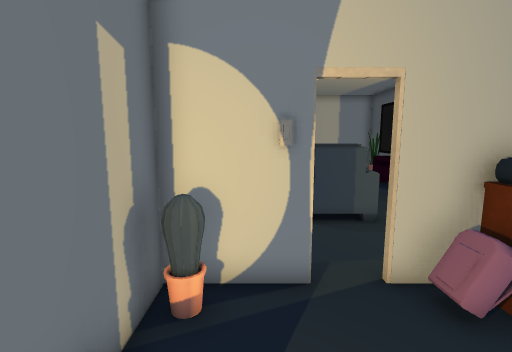
[1] (above)

15 first-person views from a walk through a Unity game level. The camera is 1.5 m above the floor, tilts 8° down and sees 85° across. Doors are open. The floor is counted in squares, 0.5 m on a side. Each view is taken from the middle of a square. On the plan, view 1 faces up. The plan holds only what a view shows up to about 20 squares ahead; the rest is blank. The player character is not drawn. Some surface patterns are stand-ins.

[2]
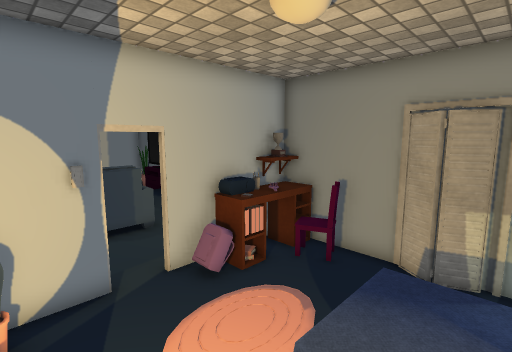

[3]
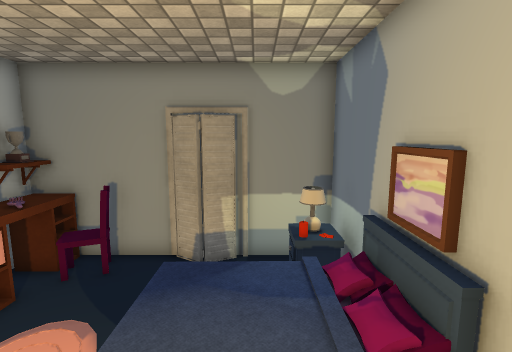

[4]
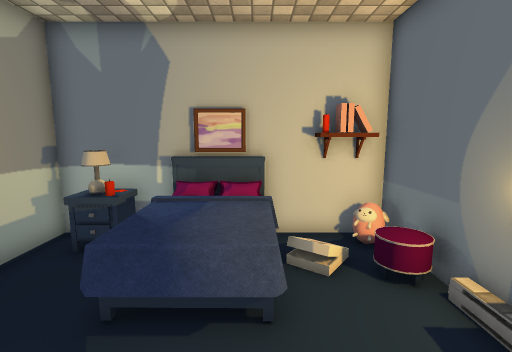

[5]
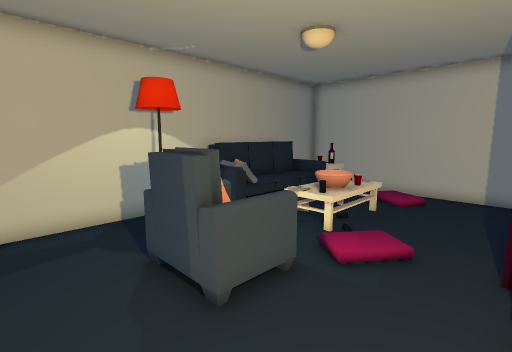

[6]
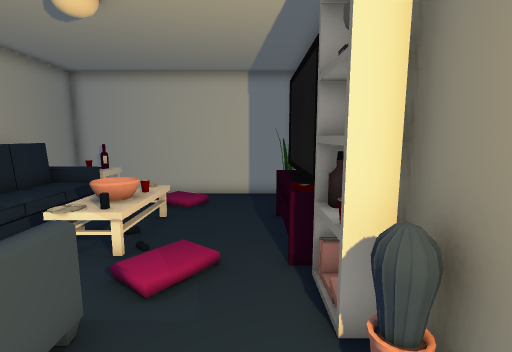

[7]
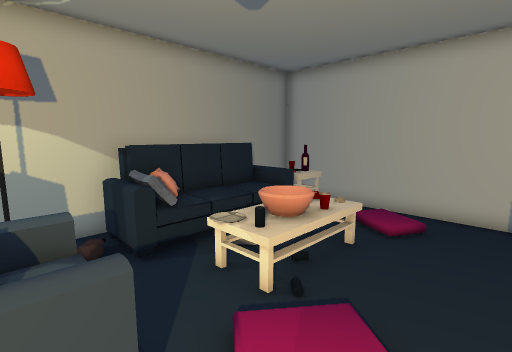

[8]
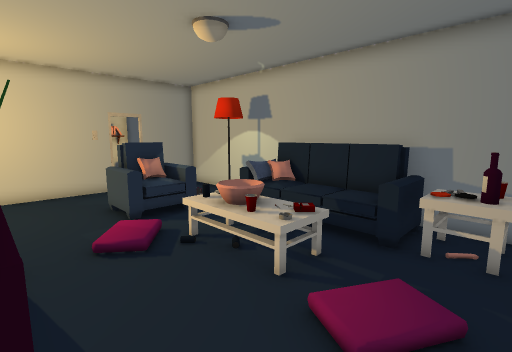

[9]
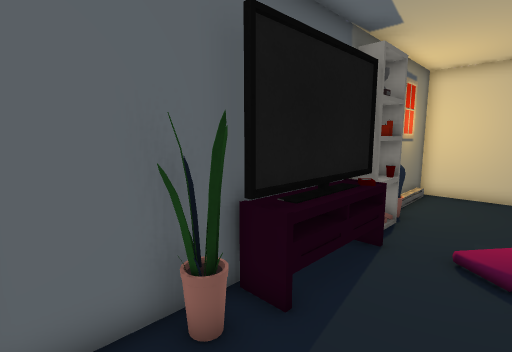

[10]
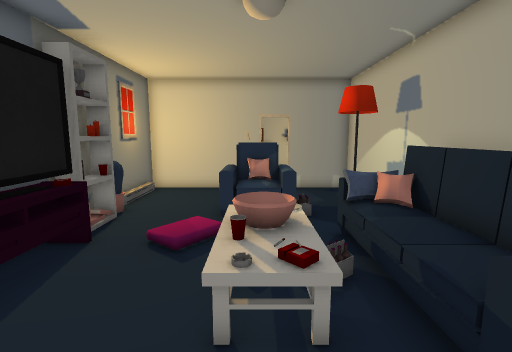

[11]
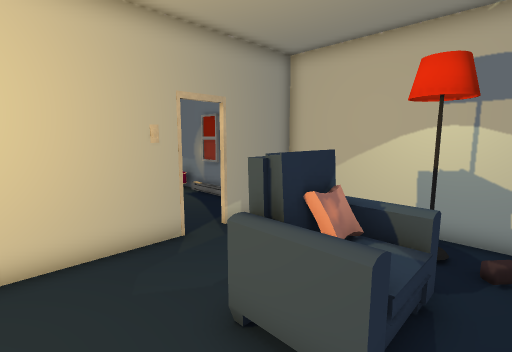

[12]
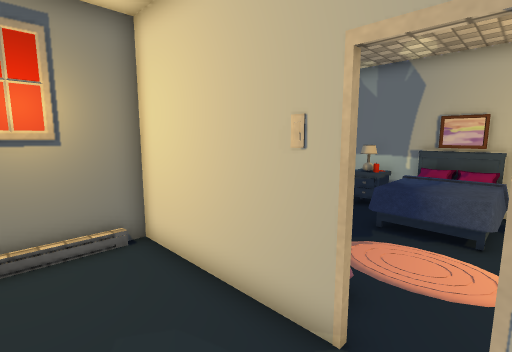

[13]
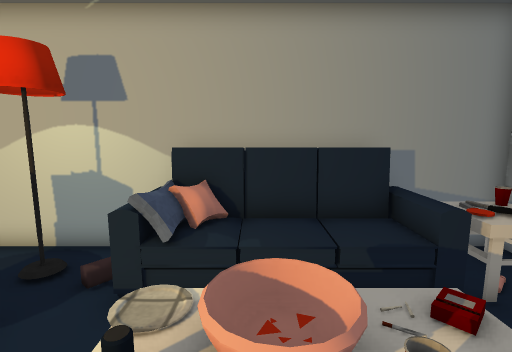

[14]
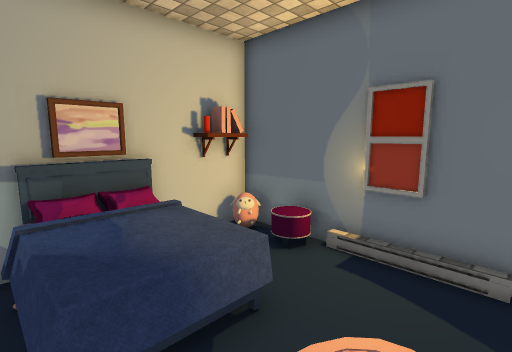

[15]
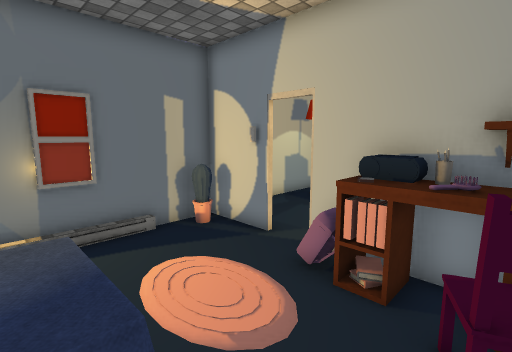

### Floor plan
Key: @ floor where view 1 was taken; # wall or solid block; . main floor; : floor 0.25 m higher than the main floor; / step, stairs or slope; D open door; P plant; S sofa; B bag; R radio; T TV; C carpet; E bed; W wardrobe; L lamp; A table; F bowl; O other object.
Columns run from 3 left of view 1 to 9 right of it. Each row starts with its distance up from view 1.
 23  ############
 22  ##A........#
 21  ##A..///...#
 20 ####...:....#
 19 ##S .......P#
 18 #SSO.AAA...T#
 17 #SSO.FOA...T#
 16 #SSO.FFA...T#
 15 #SSO.AAA... #
 14 #SSS....:..T#
 13 ##.....//..##
 12 ##...SSS...##
 11  #L.:SSS...OO
 10  #...SSS....#
  9  #..........O
  8  #..........#
  7  #..........#
  6  ####DOO#####
  5  #O#OD#BROO##
  4  #O....BROO#
  3  #...CCC.OO#
  2  #..CCCC..O#
  1  #...CCC...#
  0  #.@.EEEE.W#
 -1  #/..EEEE..W
 -2  #//.EEEE..W
 -3  #/..EEEEOL#
 -4  #OO EEE LL#
 -5  ###########

Positions as (right, up) in squares from view 1, and headings:
1: (0, 0), facing up
2: (-1, -2), facing up-right
3: (-1, -2), facing right
4: (2, 4), facing down
5: (8, 7), facing up-left
6: (7, 8), facing up
7: (7, 11), facing up-left
8: (8, 22), facing down-left
9: (5, 22), facing down-right
10: (3, 22), facing down
11: (7, 13), facing down-left
12: (1, 9), facing down-right
13: (5, 16), facing left
14: (5, 3), facing down-left
15: (7, -1), facing up-left
